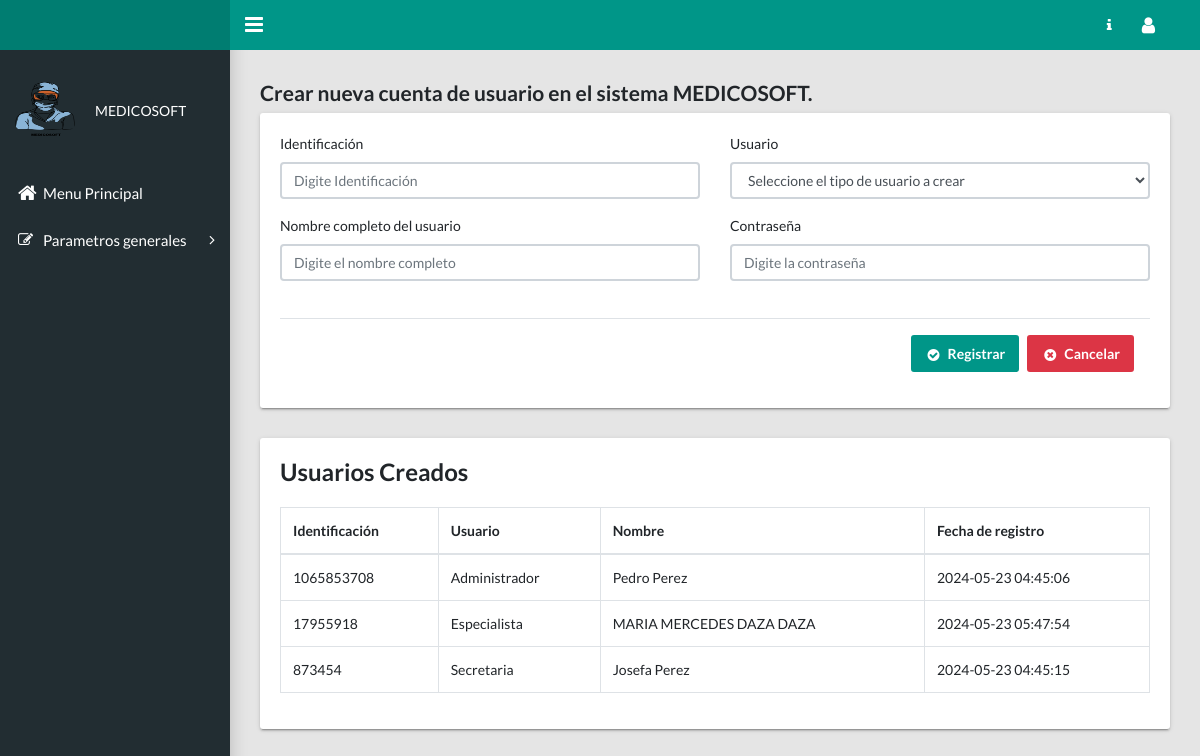
Before: /gestion-usuario.php with the older database file.
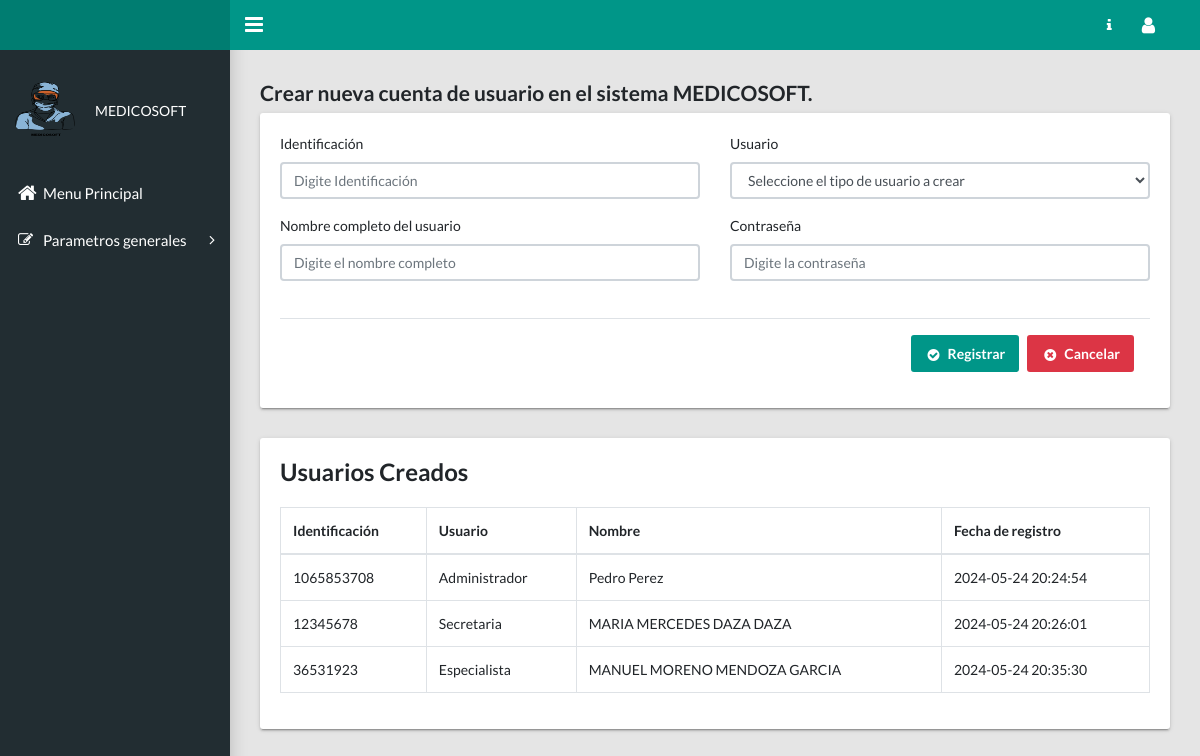
After: the same page with the newer database file.
### tables this page shows
CREATE TABLE `usuario` (
  `Identificacion` varchar(12) NOT NULL,
  `Usuario` varchar(30) NOT NULL,
  `Contraseña` varchar(30) NOT NULL,
  `ValidacionUsuario` int(1) NOT NULL DEFAULT 0,
  `Nombre` varchar(100) NOT NULL,
  `FechaRegistro` timestamp NOT NULL DEFAULT current_timestamp() ON UPDATE current_timestamp()
);

### gestion-usuario.php (the view, shortened to what this page needs)
<?php
$Usuario = $_SESSION['Usuario'];
?>
<!DOCTYPE html>
<html lang="en">
<head>
    <link rel="stylesheet" type="text/css" href="css/main.css">
    <link rel="stylesheet" type="text/css"
    href="https://maxcdn.bootstrapcdn.com/font-awesome/4.7.0/css/font-awesome.min.css">
    <link rel="stylesheet" type="text/css" href="assets/datatables/datatables.min.css" />
    <link rel="stylesheet" type="text/css"
    href="assets/datatables/DataTables-1.10.18/css/dataTables.bootstrap4.min.css">
</head>
<body class="app sidebar-mini">
    <header class="app-header"><a class="app-header__logo" href=""></a>
        <a class="app-sidebar__toggle" href="#" data-toggle="sidebar"
        aria-label="Hide Sidebar"></a>
        <ul class="app-nav">
            <li class="dropdown"><a class="app-nav__item" href="#" data-toggle="dropdown"
                aria-label="Open Profile Menu"><i class="fa fa fa-info"></i></a>
            </li>
            <li class="dropdown"><a class="app-nav__item" href="#" data-toggle="dropdown"
                aria-label="Open Profile Menu"><i class="fa fa-user fa-lg"></i></a>
            </li>
        </ul>
    </header>
    <?php if ($Usuario != "Especialista") { ?>
            <aside class="app-sidebar">
                <div class="app-sidebar__user"><img class="app-sidebar__user-avatar"
                    src="images/logo.png" width="70" height="60" alt="User Image">
                    <div>
                        <p class="app-sidebar__user-designation">MEDICOSOFT</p>
                    </div>
                </div>
                <ul class="app-menu">
                    <li><a class="app-menu__item" href="principal.php"><i class="app-menu__icon fa fa-home fa-lg"></i><span
                        class="app-menu__label">Menu Principal</span></a></li>
                        <li class="treeview"><a class="app-menu__item" href="#" data-toggle="treeview"><i
                            class="app-menu__icon fa fa-edit"></i><span class="app-menu__label">Parametros generales</span><i class="treeview-indicator fa fa-angle-right"></i></a>
                        </li>
                    </ul>
                </aside>
            <?php } ?>
            <main class="app-content">
                <div>
                    <h4>Crear nueva cuenta de usuario en el sistema MEDICOSOFT.</h4>
                </div>
                <div class="row">
                    <div class="col-md-6 col-lg-12">
                        <div class="tile">
                            <div class="row">
                                <div class="col-lg-12">
                                    <form action="insertausuario.php" method="POST">
                                        <div class="row">
                                            <div class="col-lg-6">
                                                <div class="form-group">
                                                    <label class="control-label">Identificación</label>
                                                    <input type="text" class="form-control" name="Identificacion"
                                                    placeholder="Digite Identificación" minlength="6" maxlength="11"
                                                    pattern="[0-9]{1,12}" title="Solamente se admiten números"
                                                    required="required">
                                                </div>
                                            </div>
                                            <div class="col-lg-6">
                                                <div class="form-group">
                                                    <label class="control-label">Usuario</label>
                                                    <select class="form-control" name="Usuario" required="required">
                                                        <option>Seleccione el tipo de usuario a crear</option>
                                                    </select>
                                                </div>
                                            </div>
                                            <div class="col-lg-6">
                                                <div class="form-group">
                                                    <label class="control-label">Nombre completo del usuario</label>
                                                    <input type="text" class="form-control" name="Nombre"
                                                    placeholder="Digite el nombre completo" pattern="[a-zA-ZáéíóúÁÉÍÓÚñÑ ]{1,30}"
                                                    required="required" minlength="3" maxlength="100" title="Solamente se admiten caracteres">
                                                </div>
                                            </div>
                                            <div class="col-lg-6">
                                                <div class="form-group">
                                                    <label class="control-label">Contraseña</label>
                                                    <input type="password" class="form-control" name="Contraseña"
                                                    placeholder="Digite la contraseña" minlength="6" maxlength="15"
                                                    title="Solamente se admiten caracteres">
                                                </div>
                                            </div>
                                        </div>
                                        <br>
                                        <div class="modal-footer">
                                            <button type="submit" name="insertausuario" class="btn btn-primary"><i
                                                class="fa fa-fw fa-lg fa-check-circle"></i>Registrar
                                            </button>
                                            <button type="button" id="btnLimpiar" class="btn btn-danger"><i
                                                class="fa fa-fw fa-lg fa-times-circle"></i>Cancelar
                                            </button>
                                        </div>
                                    </form>
                                </div>
                            </div>
                        </div>
                    </div>
                </div>
                <div class="row">
                    <div class="col-lg-12">
                        <div class="tile">
                            <h3 class="tile-title">Usuarios Creados</h3>
                            <div class="tile-body">
                                <table class="table table-hover table-bordered" id="sampleTable">
                                    <thead>
                                        <tr>
                                            <th>Identificación</th>
                                            <th>Usuario</th>
                                            <th>Nombre</th>
                                            <th>Fecha de registro</th>
                                        </tr>
                                    </thead>
                                    <tbody>
                                        <?php
                                        require "conexion.php";
                                        $sql = "SELECT * FROM usuario";
                                        $resultado = $mysqli->query($sql);
                                        if ($resultado->num_rows > 0) {
                                            while ($row = $resultado->fetch_assoc()) {
                                                echo "<tr>";
                                                echo "<td>" . $row["Identificacion"] . "</td>";
                                                echo "<td>" . $row["Usuario"] . "</td>";
                                                echo "<td>" . $row["Nombre"] . "</td>";
                                                echo "<td>" . $row["FechaRegistro"] . "</td>";
                                                echo "</tr>";
                                            }
                                        } else {
                                            echo "<tr><td colspan='2'>No hay usuarios creados</td></tr>";
                                        }
                                        ?>
                                    </tbody>
                                </table>
                            </div>
                        </div>
                    </div>
                </div>
            </main>
</body>
</html>

Changed rows visible on the page:
removed usuario: Identificacion "17955918", Usuario "Especialista", Nombre "MARIA MERCEDES DAZA DAZA", FechaRegistro "2024-05-23 05:47:54"
removed usuario: Identificacion "873454", Usuario "Secretaria", Nombre "Josefa Perez", FechaRegistro "2024-05-23 04:45:15"
changed usuario "Administrador": FechaRegistro "2024-05-23 04:45:06" → "2024-05-24 20:24:54"
added usuario: Identificacion "12345678", Usuario "Secretaria", Nombre "MARIA MERCEDES DAZA DAZA", FechaRegistro "2024-05-24 20:26:01"
added usuario: Identificacion "36531923", Usuario "Especialista", Nombre "MANUEL MORENO MENDOZA GARCIA", FechaRegistro "2024-05-24 20:35:30"
